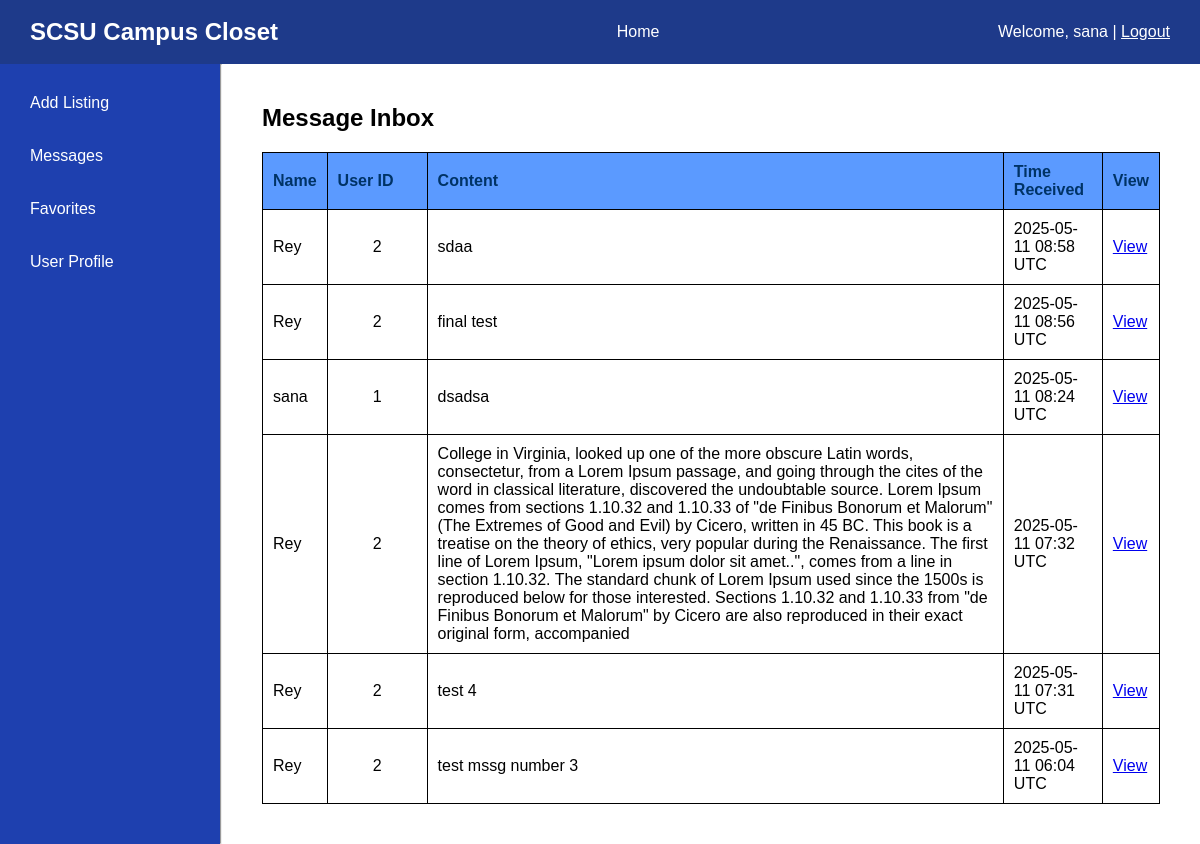
Page /messages (signed in) on the committed database.
### app/models.py (models this page shows)
class User(UserMixin, db.Model):
    __tablename__ = 'users'
    id = db.Column(db.Integer, primary_key=True)
    name = db.Column(db.String(100))
    email = db.Column(db.String(120), unique=True, nullable=False)
    password = db.Column(db.String(255), nullable=False)
    role = db.Column(db.String(50))
    major = db.Column(db.String(100))
    interests = db.Column(db.String(255))
    profile_picture = db.Column(db.String(255))
    listings = db.relationship('ItemListing', backref='user', lazy=True)
    favorites = db.relationship('Favorite', back_populates='user', cascade="all, delete-orphan")

class Message(db.Model):
    __tablename__ = 'messages'
    messageID = db.Column(db.Integer, primary_key=True)
    senderID = db.Column(db.Integer, db.ForeignKey('users.id'), nullable=False)
    receiverID = db.Column(db.Integer, db.ForeignKey('users.id'), nullable=False)
    content = db.Column(db.Text)
    timestamp = db.Column(db.DateTime, default=datetime.utcnow)
    sender = db.relationship('User', foreign_keys=[senderID])
    receiver = db.relationship('User', foreign_keys=[receiverID])

### app/routes.py (the view)
@bp.route('/messages')
@login_required
def messages():
    messages = Message.query.filter_by(receiverID=current_user.id).order_by(Message.timestamp.desc()).all()
    return render_template('messages.html', messages = messages)

### app/models.py (called while the page is built)
@login_manager.user_loader
def load_user(user_id):
    return User.query.get(int(user_id))

### app/templates/messages.html (shortened to what this page needs)
{% extends 'base.html' %}
{% block content %}
<div class="main-content">
  <h2>Message Inbox</h2>
  {% if current_user.is_authenticated %}
    {% if messages %}
    <table style="width: 100%; border-collapse: collapse; text-align: left; margin-top: 20px;">
        <thead>
            <tr style="background-color: #5b9aff; color: #003366;">
                <th style="padding: 10px; border: 1px solid black">Name</th>
                <th style="padding: 10px; border: 1px solid black; width: 100px;">User ID</th>
                <th style="padding: 10px; border: 1px solid black">Content</th>
                <th style="padding: 10px; border: 1px solid black">Time Received</th>
                <th style="padding: 10px; border: 1px solid black">View</th>
            </tr>
        </thead>
        <tbody>
          {% for message in messages %}
            <tr>
                <td style="padding: 10px; border: 1px solid black;">{{ message.sender.name }}</td>
                <td style="padding: 10px; border: 1px solid black; text-align: center">{{ message.sender.id }}</td>
                <td style="padding: 10px; border: 1px solid black;">{{ message.content }}</td>
                <td style="padding: 10px; border: 1px solid black;">{{ message.timestamp.strftime('%Y-%m-%d %H:%M UTC') }}</td>
                <td style="padding: 10px; border: 1px solid black">
                  <a href="{{ url_for('main.view_message', messageID=message.messageID) }}">View</a>
                </td>
            </tr>
          {% endfor %}
        </tbody>
    </table>
    {% else %}
      <p>You have no messages yet.</p>
    {% endif %}
  {% else %}
    <p>Please <a href="{{ url_for('main.login') }}">login</a> to view your messages.</p>
  {% endif %}
</div>
{% endblock %}

### app/templates/base.html (shortened to what this page needs)
<!DOCTYPE html>
<html lang="en">
<head>
  <link rel="stylesheet" href="{{ url_for('static', filename='main.css') }}" />
</head>
<body>
    <nav class="navbar">
      <div class="logo">SCSU Campus Closet</div>
      <div class="nav-links">
          <a href="{{ url_for('main.home') }}">Home</a>
      </div>
      <div class="auth-buttons">
        {% if current_user.is_authenticated %}
          <p>Welcome, {{ current_user.name }} | <a style="color: white;" href="{{ url_for('main.logout') }}">Logout</a></p>
        {% else %}
          <button class="login-btn"><a href="{{ url_for('main.login') }}">Login</a></button>
          <button class="signup-btn"><a href="{{ url_for('main.signup') }}">Create Account</a></button>
        {% endif %}
      </div>
    </nav>
    {% block navbar %}
    <div class="content-wrapper">
      <aside class="sidebar-left">
          <a href="{{ url_for('main.create_item_listing') }}">Add Listing</a>
          <a href="{{ url_for('main.messages') }}">Messages</a>
          <a href="{{ url_for('main.view_favorites') }}">Favorites</a>
          <a href="#">User Profile</a>
      </aside>
      {% endblock %}
      <hr>
    {% block content %}{% endblock %}
</body>
</html>

### app/static/main.css (style rules this page uses)
* { box-sizing: border-box; margin: 0; padding: 0; }
body { font-family: Arial, sans-serif; background-color: #f4f8ff; display: flex; flex-direction: column; height: 100vh; }
.navbar { background-color: #1e3a8a; color: white; padding: 15px 30px; display: flex; justify-content: space-between; align-items: center; box-shadow: 0 2px 4px rgba(0, 0, 0, 0.1); }
.navbar .logo { font-size: 24px; font-weight: bold; }
.nav-links { display: flex; gap: 20px; }
.nav-links a { color: white; text-decoration: none; padding: 8px 12px; border-radius: 4px; transition: background 0.3s; }
.auth-buttons { display: flex; gap: 10px; }
.content-wrapper { display: flex; flex: 1; }
.sidebar-left { width: 220px; background-color: #1e40af; color: white; padding: 20px; display: flex; flex-direction: column; gap: 15px; }
.sidebar-left a { color: white; text-decoration: none; padding: 10px; border-radius: 5px; transition: background 0.3s; }
.main-content { flex: 1; padding: 40px; background-color: white; overflow-y: auto; }

### rows in the picture
User: name "sana"
Message: sender.name "Rey", sender.id "2", content "sdaa", timestamp "2025-05-11 08:58 UTC"
Message: sender.name "Rey", sender.id "2", content "final test", timestamp "2025-05-11 08:56 UTC"
Message: sender.name "sana", sender.id "1", content "dsadsa", timestamp "2025-05-11 08:24 UTC"
Message: sender.name "Rey", sender.id "2", content "College in Virginia, looked up one of the more obscure Latin words, consectetur, from a Lorem Ipsum passage, and going through the cites of the word in classical literature, discovered the undoubtable source. Lorem Ipsum comes from sections 1.10.32 and 1.10.33 of \"de Finibus Bonorum et Malorum\" (The Extremes of Good and Evil) by Cicero, written in 45 BC. This book is a treatise on the theory of ethics, very popular during the Renaissance. The first line of Lorem Ipsum, \"Lorem ipsum dolor sit amet..\", comes from a line in section 1.10.32. The standard chunk of Lorem Ipsum used since the 1500s is reproduced below for those interested. Sections 1.10.32 and 1.10.33 from \"de Finibus Bonorum et…", timestamp "2025-05-11 07:32 UTC"
Message: sender.name "Rey", sender.id "2", content "test 4", timestamp "2025-05-11 07:31 UTC"
Message: sender.name "Rey", sender.id "2", content "test mssg number 3", timestamp "2025-05-11 06:04 UTC"
